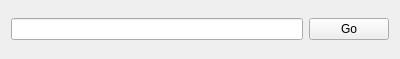
<?xml version="1.0" encoding="UTF-8"?>
<ui version="4.0">
 <class>WebControlPanel</class>
 <widget class="QWidget" name="WebControlPanel">
  <property name="geometry">
   <rect>
    <x>0</x>
    <y>0</y>
    <width>400</width>
    <height>59</height>
   </rect>
  </property>
  <property name="sizePolicy">
   <sizepolicy hsizetype="Preferred" vsizetype="Fixed">
    <horstretch>0</horstretch>
    <verstretch>0</verstretch>
   </sizepolicy>
  </property>
  <property name="windowTitle">
   <string>Form</string>
  </property>
  <layout class="QHBoxLayout" name="horizontalLayout">
   <item>
    <widget class="QLineEdit" name="urlEdit"/>
   </item>
   <item>
    <widget class="QPushButton" name="confirmUrl">
     <property name="text">
      <string>Go</string>
     </property>
    </widget>
   </item>
  </layout>
 </widget>
 <resources/>
 <connections/>
</ui>
